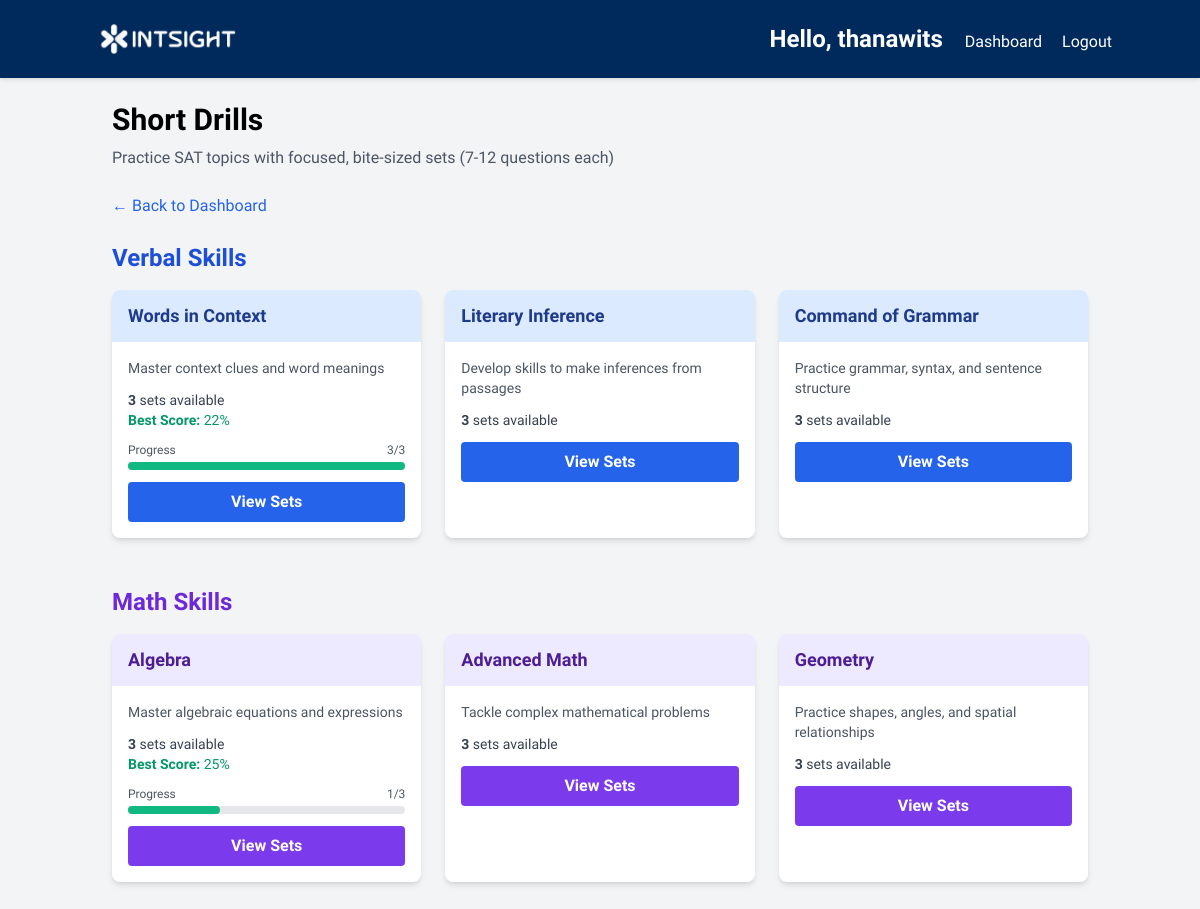
/drill_select (signed in), run on the app's committed database.
### app.py (models this page shows)
class DrillSetProgress(db.Model):
    __tablename__ = "drill_set_progress"
    id = db.Column(db.Integer, primary_key=True)
    user_id = db.Column(db.Integer, db.ForeignKey('users.id'), nullable=False, index=True)
    topic_name = db.Column(db.String(100), nullable=False, index=True)
    total_attempts = db.Column(db.Integer, default=0)
    completed_sets = db.Column(db.Integer, default=0)  # e.g., 2/3 sets
    best_score = db.Column(db.Float)  # Best accuracy across all attempts
    last_attempt_date = db.Column(db.DateTime)
    user = db.relationship('User', backref='drill_progress')
    __table_args__ = (
        db.UniqueConstraint('user_id', 'topic_name', name='uq_user_topic'),
        db.Index('ix_user_progress', 'user_id', 'topic_name'),
    )

### app.py (the view)
@app.route('/drill_select', methods=['GET'])
def drill_select():
    if 'user_id' not in session:
        flash('Please log in to start a drill.')
        return redirect(url_for('login'))
    topics_by_section = get_drill_topics()
    return render_template('drill_select.html', topics_by_section=topics_by_section)

### templates/drill_select.html
{% extends 'base.html' %}
{% block content %}
<div class="max-w-6xl mx-auto">
    <h2 class="text-3xl font-bold mb-2">Short Drills</h2>
    <p class="text-gray-600 mb-6">Practice SAT topics with focused, bite-sized sets (7-12 questions each)</p>
    <div class="mb-6">
        <a href="{{ url_for('dashboard') }}" class="text-blue-600 hover:underline">← Back to Dashboard</a>
    </div>
    <div class="mb-12">
        <h3 class="text-2xl font-bold mb-4 text-blue-700">Verbal Skills</h3>
        <div class="grid grid-cols-1 md:grid-cols-2 lg:grid-cols-3 gap-6">
            {% for topic in topics_by_section.verbal %}
            <div class="bg-white rounded-lg shadow-md hover:shadow-lg transition overflow-hidden">
                <div class="bg-blue-100 px-4 py-3">
                    <h4 class="text-lg font-bold text-blue-900">{{ topic.topic_name }}</h4>
                </div>
                <div class="p-4">
                    <p class="text-gray-600 text-sm mb-3">{{ topic.description }}</p>
                    <div class="mb-3 text-sm text-gray-700">
                        <p><strong>{{ topic.num_sets }}</strong> sets available</p>
                        {% if topic.best_score %}
                        <p class="text-green-600"><strong>Best Score:</strong> {{ topic.best_score|round(0)|int }}%</p>
                        {% endif %}
                    </div>
                    {% if topic.completed_sets %}
                    <div class="mb-3">
                        <div class="flex justify-between text-xs text-gray-600 mb-1">
                            <span>Progress</span>
                            <span>{{ topic.completed_sets }}/{{ topic.num_sets }}</span>
                        </div>
                        <div class="bg-gray-200 rounded-full h-2">
                            <div class="bg-green-500 h-2 rounded-full" style="width: {{ (topic.completed_sets / topic.num_sets * 100)|int }}%"></div>
                        </div>
                    </div>
                    {% endif %}
                    <a href="{{ url_for('drill_topic', topic_name=topic.topic_name) }}"
                       class="block w-full bg-blue-600 text-white text-center px-4 py-2 rounded hover:bg-blue-700 transition font-semibold">
                        View Sets
                    </a>
                </div>
            </div>
            {% endfor %}
        </div>
    </div>
    <div class="mb-12">
        <h3 class="text-2xl font-bold mb-4 text-purple-700">Math Skills</h3>
        <div class="grid grid-cols-1 md:grid-cols-2 lg:grid-cols-3 gap-6">
            {% for topic in topics_by_section.math %}
            <div class="bg-white rounded-lg shadow-md hover:shadow-lg transition overflow-hidden">
                <div class="bg-purple-100 px-4 py-3">
                    <h4 class="text-lg font-bold text-purple-900">{{ topic.topic_name }}</h4>
                </div>
                <div class="p-4">
                    <p class="text-gray-600 text-sm mb-3">{{ topic.description }}</p>
                    <div class="mb-3 text-sm text-gray-700">
                        <p><strong>{{ topic.num_sets }}</strong> sets available</p>
                        {% if topic.best_score %}
                        <p class="text-green-600"><strong>Best Score:</strong> {{ topic.best_score|round(0)|int }}%</p>
                        {% endif %}
                    </div>
                    {% if topic.completed_sets %}
                    <div class="mb-3">
                        <div class="flex justify-between text-xs text-gray-600 mb-1">
                            <span>Progress</span>
                            <span>{{ topic.completed_sets }}/{{ topic.num_sets }}</span>
                        </div>
                        <div class="bg-gray-200 rounded-full h-2">
                            <div class="bg-green-500 h-2 rounded-full" style="width: {{ (topic.completed_sets / topic.num_sets * 100)|int }}%"></div>
                        </div>
                    </div>
                    {% endif %}
                    <a href="{{ url_for('drill_topic', topic_name=topic.topic_name) }}"
                       class="block w-full bg-purple-600 text-white text-center px-4 py-2 rounded hover:bg-purple-700 transition font-semibold">
                        View Sets
                    </a>
                </div>
            </div>
            {% endfor %}
        </div>
    </div>
</div>
{% endblock %}

### templates/base.html (shortened to what this page needs)
<!DOCTYPE html>
<html lang="en">
<head>
    <link href="https://cdn.jsdelivr.net/npm/tailwindcss@2.2.19/dist/tailwind.min.css" rel="stylesheet">
    <link rel="stylesheet" href="{{ url_for('static', filename='css/style.css') }}">
</head>
<body class="bg-gray-100 font-sans">
    <nav class="bg-intsight text-white p-4">
        <div class="container mx-auto flex justify-between items-center">
            <a href="{{ url_for('index') }}" class="text-2xl font-bold">
                <img src="{{ url_for('static', filename='intsight-logo-white.png') }}" style="max-width: 160px;" alt="Intsight Logo">
            <div>
                {% if session.username %}
                    <span class="mr-4">Hello, {{ session.username }}</span>
                    <a href="{{ url_for('dashboard') }}" class="mr-4">Dashboard</a>
                    <a href="{{ url_for('logout') }}">Logout</a>
                {% else %}
                    <a href="{{ url_for('login') }}" class="mr-4">Login</a>
                {% endif %}
            </div>
        </div>
    </nav>
    <div class="container mx-auto p-6">
        {% block content %}{% endblock %}
    </div>
</body>
</html>

### static/css/style.css (style rules this page uses)
body { min-height: 100vh; display: flex; flex-direction: column; font-family: "Anuphan", sans-serif !important; }
.container { flex: 1; }
.bg-intsight { background-color: #002a5c; }
nav { box-shadow: 0 2px 4px rgba(0, 0, 0, 0.1); }

### data on the page
DrillSetProgress: topic_name "Words in Context", description "Master context clues and word meanings", num_sets "3", best_score "22", completed_sets "3", {{ (topic.completed_sets / topic.num_sets * 100)|int }} 100 (drawn)
DrillSetProgress: topic_name "Algebra", description "Master algebraic equations and expressions", num_sets "3", best_score "25", completed_sets "1", {{ (topic.completed_sets / topic.num_sets * 100)|int }} 33 (drawn)

### other printed values
{{ session.username }} "thanawits"
{{ topic.topic_name }} "Literary Inference" "Command of Grammar"
{{ topic.description }} "Develop skills to make inferences from passages" "Practice grammar, syntax, and sentence structure"
{{ topic.num_sets }} "3" "3"
{{ topic.topic_name }} "Advanced Math" "Geometry"
{{ topic.description }} "Tackle complex mathematical problems" "Practice shapes, angles, and spatial relationships"
